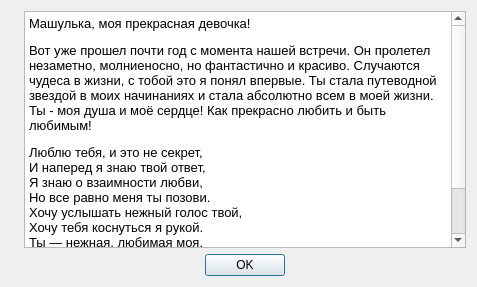
<?xml version="1.0" encoding="UTF-8"?>
<ui version="4.0">
 <class>AboutThisDialog</class>
 <widget class="QDialog" name="AboutThisDialog">
  <property name="geometry">
   <rect>
    <x>0</x>
    <y>0</y>
    <width>477</width>
    <height>287</height>
   </rect>
  </property>
  <property name="windowTitle">
   <string>Любимой Машульке</string>
  </property>
  <property name="windowIcon">
   <iconset resource="res/resourses.qrc">
    <normaloff>:/Amor_32x32.png</normaloff>:/Amor_32x32.png</iconset>
  </property>
  <layout class="QGridLayout" name="main_layout_">
   <item row="1" column="1">
    <widget class="QDialogButtonBox" name="button_box_">
     <property name="orientation">
      <enum>Qt::Horizontal</enum>
     </property>
     <property name="standardButtons">
      <set>QDialogButtonBox::Ok</set>
     </property>
     <property name="centerButtons">
      <bool>true</bool>
     </property>
    </widget>
   </item>
   <item row="0" column="0">
    <widget class="QLabel" name="label_picture_">
     <property name="text">
      <string/>
     </property>
    </widget>
   </item>
   <item row="0" column="1">
    <widget class="QTextEdit" name="text_">
     <property name="readOnly">
      <bool>true</bool>
     </property>
     <property name="html">
      <string>&lt;!DOCTYPE HTML PUBLIC &quot;-//W3C//DTD HTML 4.0//EN&quot; &quot;http://www.w3.org/TR/REC-html40/strict.dtd&quot;&gt;
&lt;html&gt;&lt;head&gt;&lt;meta name=&quot;qrichtext&quot; content=&quot;1&quot; /&gt;&lt;style type=&quot;text/css&quot;&gt;
p, li { white-space: pre-wrap; }
&lt;/style&gt;&lt;/head&gt;&lt;body style=&quot; font-family:'Sans Serif'; font-size:10pt; font-weight:400; font-style:normal;&quot;&gt;
&lt;p style=&quot; margin-top:12px; margin-bottom:12px; margin-left:0px; margin-right:0px; -qt-block-indent:0; text-indent:0px;&quot;&gt;Машулька, моя прекрасная девочка!&lt;/p&gt;
&lt;p style=&quot; margin-top:12px; margin-bottom:12px; margin-left:0px; margin-right:0px; -qt-block-indent:0; text-indent:0px;&quot;&gt;Вот уже прошел почти год с момента нашей встречи. Он пролетел незаметно, молниеносно, но фантастично и красиво. Случаются чудеса в жизни, с тобой это я понял впервые. Ты стала путеводной звездой в моих начинаниях и стала абсолютно всем в моей жизни. Ты - моя душа и моё сердце! Как прекрасно любить и быть любимым!&lt;/p&gt;
&lt;p style=&quot; margin-top:12px; margin-bottom:12px; margin-left:0px; margin-right:0px; -qt-block-indent:0; text-indent:0px;&quot;&gt;Люблю тебя, и это не секрет,&lt;br /&gt;И наперед я знаю твой ответ,&lt;br /&gt;Я знаю о взаимности любви,&lt;br /&gt;Но все равно меня ты позови.&lt;br /&gt;Хочу услышать нежный голос твой,&lt;br /&gt;Хочу тебя коснуться я рукой.&lt;br /&gt;Ты — нежная, любимая моя,&lt;br /&gt;И лишь с тобою буду счастлив я!  &lt;a name=&quot;ctrlcopy&quot;&gt;&lt;/a&gt;&lt;br /&gt;&lt;/p&gt;
&lt;p style=&quot; margin-top:0px; margin-bottom:0px; margin-left:0px; margin-right:0px; -qt-block-indent:0; text-indent:0px;&quot;&gt;&lt;a name=&quot;ctrlcopy&quot;&gt;&lt;/a&gt;ЛЮБЛЮ ТЕБЯ, МАШУЛЬКА!&lt;/p&gt;&lt;/body&gt;&lt;/html&gt;</string>
     </property>
    </widget>
   </item>
  </layout>
 </widget>
 <resources>
  <include location="res/resourses.qrc"/>
 </resources>
 <connections>
  <connection>
   <sender>button_box_</sender>
   <signal>accepted()</signal>
   <receiver>AboutThisDialog</receiver>
   <slot>accept()</slot>
   <hints>
    <hint type="sourcelabel">
     <x>248</x>
     <y>254</y>
    </hint>
    <hint type="destinationlabel">
     <x>157</x>
     <y>274</y>
    </hint>
   </hints>
  </connection>
  <connection>
   <sender>button_box_</sender>
   <signal>rejected()</signal>
   <receiver>AboutThisDialog</receiver>
   <slot>reject()</slot>
   <hints>
    <hint type="sourcelabel">
     <x>316</x>
     <y>260</y>
    </hint>
    <hint type="destinationlabel">
     <x>286</x>
     <y>274</y>
    </hint>
   </hints>
  </connection>
 </connections>
</ui>
